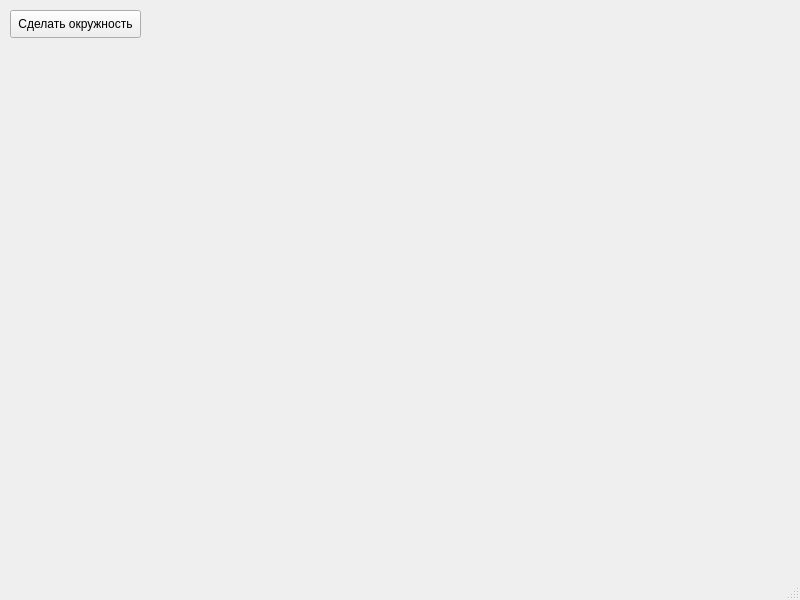
<?xml version="1.0" encoding="UTF-8"?>
<ui version="4.0">
 <class>MainWindow</class>
 <widget class="QMainWindow" name="MainWindow">
  <property name="geometry">
   <rect>
    <x>0</x>
    <y>0</y>
    <width>800</width>
    <height>600</height>
   </rect>
  </property>
  <property name="windowTitle">
   <string>Желтые окружности</string>
  </property>
  <widget class="QWidget" name="centralwidget">
   <widget class="QPushButton" name="make_button">
    <property name="geometry">
     <rect>
      <x>10</x>
      <y>10</y>
      <width>131</width>
      <height>28</height>
     </rect>
    </property>
    <property name="text">
     <string>Сделать окружность</string>
    </property>
   </widget>
  </widget>
  <widget class="QMenuBar" name="menubar">
   <property name="geometry">
    <rect>
     <x>0</x>
     <y>0</y>
     <width>800</width>
     <height>26</height>
    </rect>
   </property>
  </widget>
  <widget class="QStatusBar" name="statusbar"/>
 </widget>
 <resources/>
 <connections/>
</ui>
